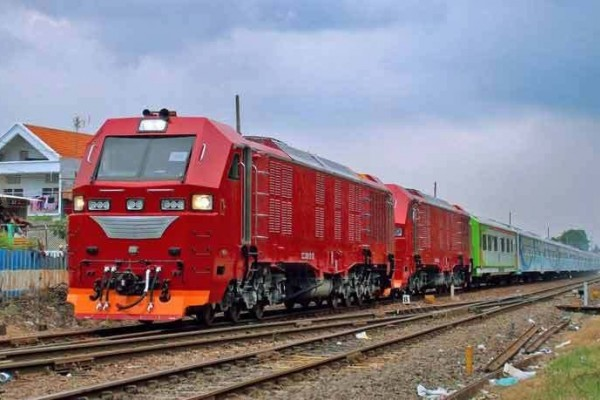
#> input picture keretaa.jpg, 600 x 400 px
$ python inversi.py
#> lines starting #> are read from the running program, lines starting #| are printed output that depends on the picture
import numpy as np                  #import library numpy untuk melakukan operasi array dan matematika
import imageio.v2 as imageio        #import library imageio untuk membaca gambar
import matplotlib.pyplot as plt     #import library matplotlib untuk menampilkan gambar

img = imageio.imread("keretaa.jpg")  #membaca gambar "keretaa.jpg" dengan menggunakan imageio dan menyimpannya di variabel img
#> img is the input picture: shape (400, 600, 3); mean R, G, B 139.8, 124.3, 133.8
img_height = img.shape[0]           #mendapatkan tinggi gambar dengan mengakses dimensi pertama dari array img
#> img_height = 400
img_width = img.shape[1]            #mendapatkan lebar gambar dengan mengakses dimensi kedua dari array img
#> img_width = 600
img_channel = img.shape[2]          #mendapatkan jumlah channel gambar dengan mengakses dimensi ketiga dari array img
#> img_channel = 3

img_inversi = np.zeros(img.shape, dtype=np.uint8)    #membuat array kosong dengan ukuran yang sama dengan img, tipe data unsigned integer 8 bit, untuk menyimpan gambar yang telah di-inversi

def inversi_grayscale(nilai):         #fungsi untuk melakukan inversi gambar grayscale
#> called with nilai = 255
    for y in range(0, img_height):    #looping untuk setiap baris gambar
        for x in range(0, img_width): #looping untuk setiap kolom gambar
            red = img[y][x][0]       #mendapatkan nilai warna merah pada pixel (y,x)
            green = img[y][x][1]     #mendapatkan nilai warna hijau pada pixel (y,x)
            blue = img[y][x][2]      #mendapatkan nilai warna biru pada pixel (y,x)
            gray = (int(red) + int(green) + int(blue)) / 3  #menghitung nilai grayscale pada pixel (y,x) dengan rata-rata nilai warna RGB
            gray = nilai - gray      #melakukan inversi nilai grayscale dengan menggunakan parameter nilai
            img_inversi[y][x] = (gray, gray, gray)  #menyimpan nilai grayscale yang telah di-inversi pada array img_inversi
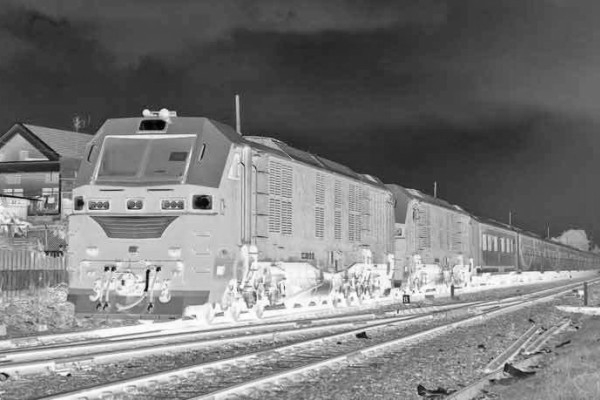
#> img_inversi: shape (400, 600, 3); min 0, max 255, mean 122.1

def inversi_rgb(nilai):              #fungsi untuk melakukan inversi gambar RGB
#> called with nilai = 255
    for y in range(0, img_height):    #looping untuk setiap baris gambar
        for x in range(0, img_width): #looping untuk setiap kolom gambar
            red = img[y][x][0]       #mendapatkan nilai warna merah pada pixel (y,x)
            red = nilai - red        #melakukan inversi nilai warna merah dengan menggunakan parameter nilai
            green = img[y][x][1]     #mendapatkan nilai warna hijau pada pixel (y,x)
            green = nilai - green    #melakukan inversi nilai warna hijau dengan menggunakan parameter nilai
            blue = img[y][x][2]      #mendapatkan nilai warna biru pada pixel (y,x)
            blue = nilai - blue      #melakukan inversi nilai warna biru dengan menggunakan parameter nilai
            img_inversi[y][x] = (red, green, blue)  #menyimpan nilai RGB yang telah di-inversi pada array img_inversi
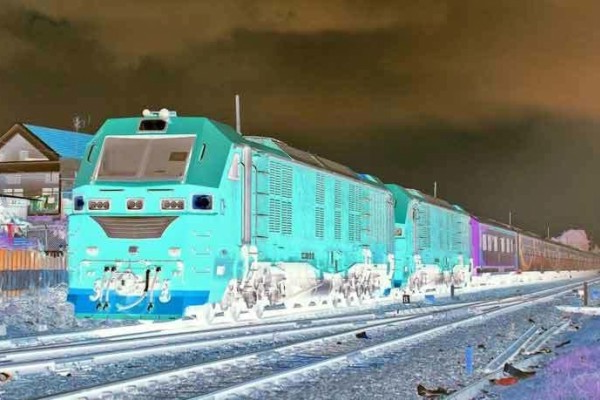
#> img_inversi: shape (400, 600, 3); mean R, G, B 115.2, 130.7, 121.2

inversi_grayscale(255)              #melakukan inversi gambar grayscale dengan nilai 255 dan menyimpan hasilnya pada array img_inversi
plt.imshow(img_inversi)             #menampilkan gambar
plt.title("Inversi Grayscale")#judul

plt.show()#fungsi plot

inversi_rgb(255)#melakukan inversi gambar grayscale dengan nilai 255 dan menyimpan hasilnya pada array img_inversi
plt.imshow(img_inversi)#menampilkan gambar
plt.title("Inversi RGB")#judul
plt.show()#fungsi plot

img_log = np.zeros(img.shape, dtype=np.uint8)#array kosong untuk ukuran gambar dan tipe gambar

def log(c):# mendefinisikan sebuah fungsi bernama log dengan satu parameter c.
#> called with c = 30
    for y in range(0, img_height):#loop tinggi gambar
        for x in range(0, img_width):#loop lebar gambar
            red = img[y][x][0]#pixel merah
            green = img[y][x][1]#pixel hijau
            blue = img[y][x][2]#pixel biru
            gray = (int(red) + int(green) + int(blue)) / 3#rata-rata rjb di bagi 3 jadi grey
            gray = int(c * np.log(gray + 1))#Menghitung logaritma natural dari nilai keabuan + 1, kemudian mengalikan dengan "c" dan mengkonversi hasilnya menjadi bilangan bulat.
            if gray > 255:#jika grey 255 lebih dari 255 maka 255
                gray = 255
            if gray < 0:#jika grey kurang dari 0 maka 0
                gray = 0
            img_log[y][x] = (gray, gray, gray)#Menetapkan piksel pada koordinat (x,y) pada gambar menjadi nilai keabuan yang baru (gray) untuk masing-masing komponen warna (merah, hijau, dan biru).
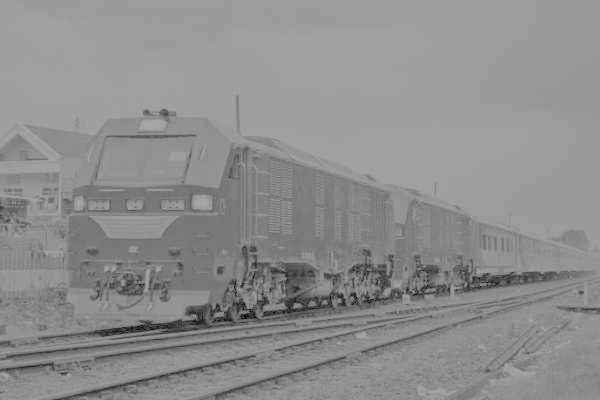
#> img_log: shape (400, 600, 3); min 0, max 166, mean 141.6

log(30)#log diberi nilai 30
plt.imshow(img_log)#menampilkan gambar
plt.title("Log")#judul gambar
plt.show()#fungsi tampil


img_inlog = np.zeros(img.shape, dtype=np.uint8)#array kosong untuk ukuran dan tipe

def inlog(c):#definisi inlog dengan c
#> called with c = 30
    for y in range(0, img_height):#loop y
        for x in range(0, img_width):#loop x
            red = img[y][x][0]#pixel merah
            green = img[y][x][1]#pixel hijau
            blue = img[y][x][2]#pixel biru
            gray = (int(red) + int(green) + int(blue)) / 3#rata-rata rjb di bagi 3 jadi grey
            gray = int(c * np.log(255 - gray + 1))#Menghitung logaritma natural dari nilai keabuan + 1, kemudian mengalikan dengan "c" dan mengkonversi hasilnya menjadi bilangan bulat.
            if gray > 255:#jika grey 255 lebih dari 255 maka 255
                gray = 255
            if gray < 0:#jika grey kurang dari 0 maka 0
                gray = 0
            img_inlog[y][x] = (gray, gray, gray)#Menetapkan piksel pada koordinat (x,y) pada gambar menjadi nilai keabuan yang baru (gray) untuk masing-masing komponen warna (merah, hijau, dan biru).
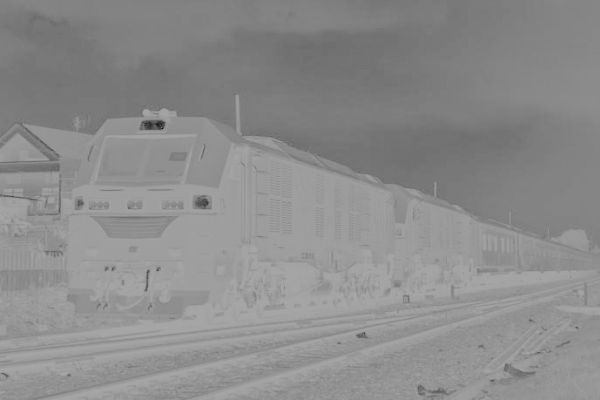
#> img_inlog: shape (400, 600, 3); min 8, max 166, mean 140.2

inlog(30)#log diberi nilai 30
plt.imshow(img_inlog)#menampilkan gambar
plt.title("Inversi & Log")#judul gambar
plt.show()#fungsi tampil


img_nthpower = np.zeros(img.shape, dtype=np.uint8)#array kosong untuk ukuran dan tipe


def nthpower(c, y):#mendefinisikan fungsi dengan nama "nthpower" yang memiliki 2 parameter yaitu "c" dan "y"
#> called with c = 50, y = 100
    thc = c / 100# variabel "thc" diinisialisasi dengan nilai "c" dibagi 100
    thy = y / 100# variabel "thy" diinisialisasi dengan nilai "y" dibagi 100
    for y in range(0, img_height):#melakukan iterasi pada setiap pixel pada sumbu y (tinggi) dari gambar
        for x in range(0, img_width):#melakukan iterasi pada setiap pixel pada sumbu x (lebar) dari gambar
            red = img[y][x][0]#variabel "red" diinisialisasi dengan nilai piksel warna merah pada koordinat (x, y) dari gambar
            green = img[y][x][1]#variabel "green" diinisialisasi dengan nilai piksel warna hijau pada koordinat (x, y) dari gambar
            blue = img[y][x][2]#variabel "blue" diinisialisasi dengan nilai piksel warna biru pada koordinat (x, y) dari gambar
            gray = (int(red) + int(green) + int(blue)) / 3#variabel "gray" diinisialisasi dengan rata-rata dari nilai piksel warna merah, hijau, dan biru pada koordinat (x, y) dari gambar
            gray = int(thc * pow(gray, thy))#variabel "gray" diubah menjadi nilai dari "thc" dikalikan dengan "gray" pangkat "thy"
            if gray > 255:#jika grey 255 lebih dari 255 maka 255
                gray = 255
            if gray < 0:#jika grey kurang dari 0 maka 0
                gray = 0
            img_nthpower[y][x] = (gray, gray, gray)#Menetapkan piksel pada koordinat (x,y) pada gambar menjadi nilai keabuan yang baru (gray) untuk masing-masing komponen warna (merah, hijau, dan biru).
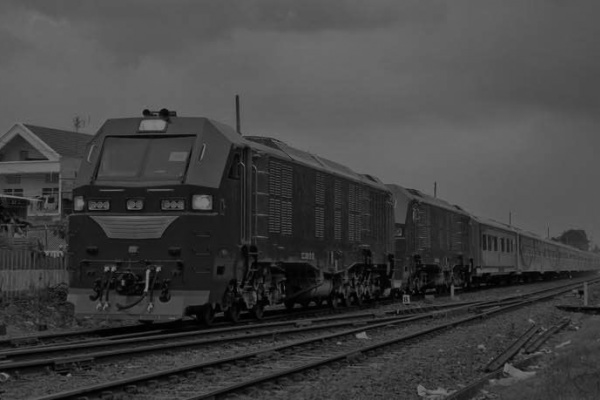
#> img_nthpower: shape (400, 600, 3); min 0, max 127, mean 65.9


nthpower(50, 100)#Memanggil fungsi nthpower dengan parameter c=50 dan y=100.
plt.imshow(img_nthpower)#tampil gambar
plt.title("Nth Power")#judul
plt.show()#fungsi tampil


img_nthrootpower = np.zeros(img.shape, dtype=np.uint8)#array kosong untuk ukuran dan tipe


def nthrootpower(c, y):#mendefinisikan fungsi dengan nama "nthpower" yang memiliki 2 parameter yaitu "c" dan "y"
#> called with c = 50, y = 100
    thc = c / 100# variabel "thc" diinisialisasi dengan nilai "c" dibagi 100
    thy = y / 100# variabel "thy" diinisialisasi dengan nilai "y" dibagi 100
    for y in range(0, img_height):##melakukan iterasi pada setiap pixel pada sumbu y (tinggi) dari gambar
        for x in range(0, img_width):#melakukan iterasi pada setiap pixel pada sumbu x) dari gambar
            red = img[y][x][0]#pixel merah
            green = img[y][x][1]#pixel hijau
            blue = img[y][x][2]#pixel biru
            gray = (int(red) + int(green) + int(blue)) / 3
            gray = int(thc * pow(gray, 1./thy))
            if gray > 255:
                gray = 255
            if gray < 0:
                gray = 0
            img_nthpower[y][x] = (gray, gray, gray)

nthrootpower(50, 100)#Memanggil fungsi nthpower dengan parameter c=50 dan y=100.
plt.imshow(img_nthrootpower)
plt.title("Nth Root Power")
plt.show()

$ run again, with pexels-donatello-trisolino-1375261.webp saved as keretaa.jpg
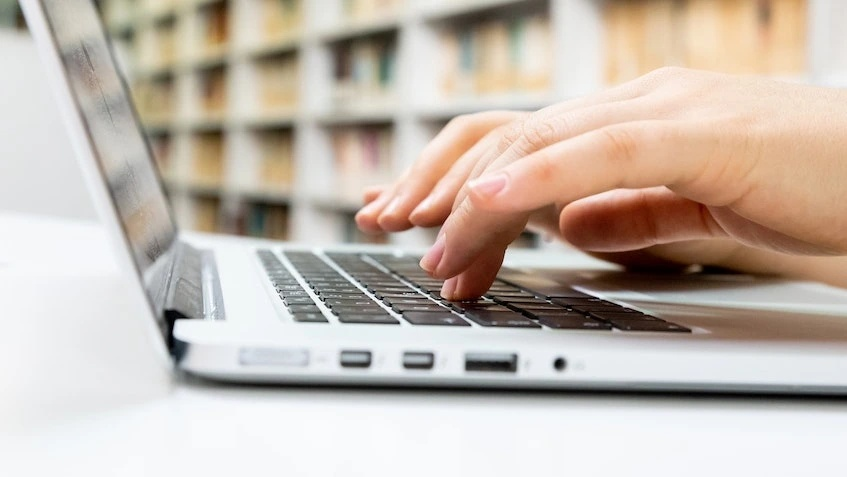
#> input picture pexels-donatello-trisolino-1375261.webp, 847 x 477 px
#> img is the input picture: shape (477, 847, 3); mean R, G, B 196.8, 185.4, 175.5
#> after the loop in inlog, `for y in range(0, img_height):#loop y`:
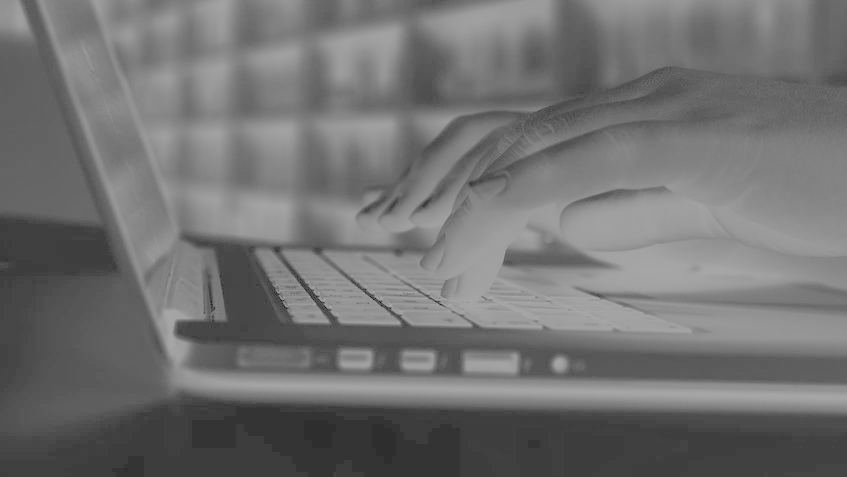
#> img_inlog: shape (477, 847, 3); min 8, max 166, mean 113.2
#> after the loop in nthpower, `for y in range(0, img_height):#melakukan iterasi pada setiap pixel pad..`:
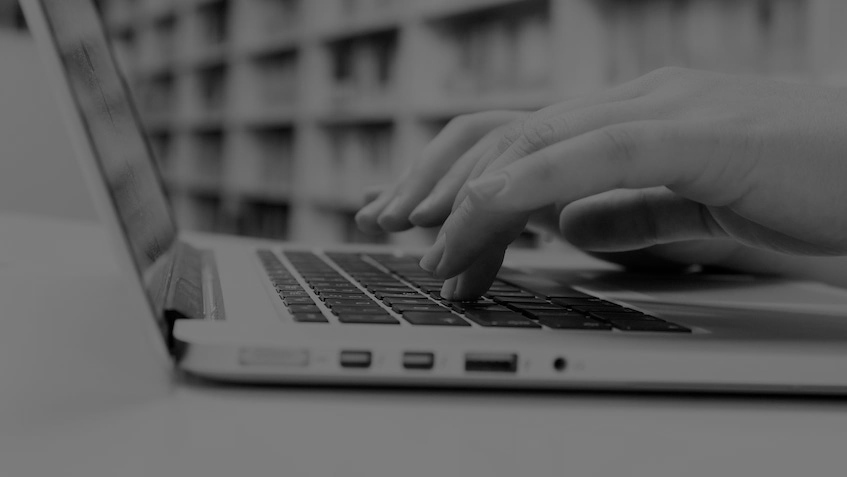
#> img_nthpower: shape (477, 847, 3); min 0, max 127, mean 92.5
